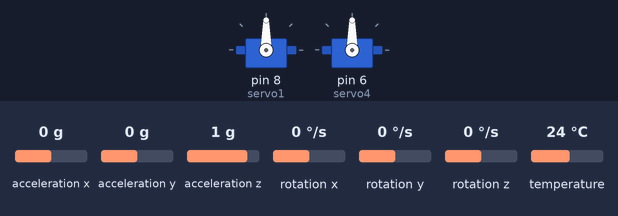
This sketch was run on a simulated Arduino Uno, built with avr-gcc and run on an emulated ATmega328P. Shown: 2 × servo. The inputs (shaded band) are chosen by the test bench; at power-on: acceleration x 0 g, acceleration y 0 g, acceleration z 1 g, rotation x 0 °/s, rotation y 0 °/s, rotation z 0 °/s, temperature 24 °C. What the sketch prints to the serial monitor is not drawn.

Above: at 1.3 s.
1.4 s: acceleration x set to -0.8 g
At 2.4 s:
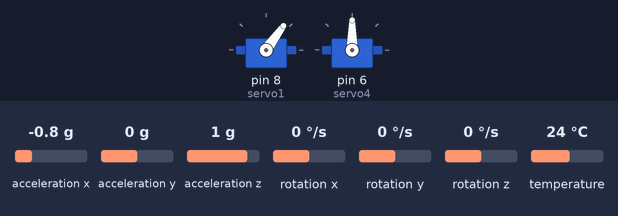
2.9 s: acceleration x set to 0.8 g
At 3.5 s:
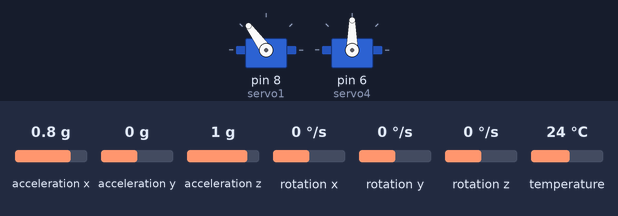
Timing chart, 0 to 5.9 s (numbered marks = the images above; inputs shaded):
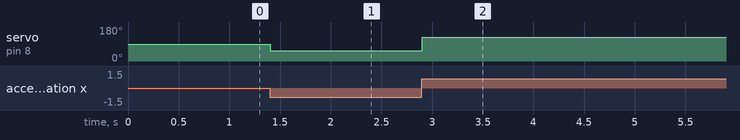

Measured:
- after the input at 1.4 s, servo on pin 8 (servo1): 90° → 54° at once
- after the input at 2.9 s, servo on pin 8 (servo1): 54° → 126° at once

The sketch:

Servo_4X_test22.ino
```cpp
#include <Adafruit_MPU6050.h>
#include <Adafruit_Sensor.h>
#include <Wire.h>
#include <Servo.h>

Adafruit_MPU6050 mpu;
int x = 0;
int y = 0;
int z = 0;

Servo servo1;
Servo servo2;
Servo servo3;
Servo servo4;

int value  = 0;

void setup(void) {
  Serial.begin(115200);

  // 尝试初始化
  if (!mpu.begin()) {
    Serial.println("Failed to find MPU6050 chip");
    while (1) {
      delay(10);
    }
  }
  Serial.println("MPU6050 Found!");

  // 将加速度计范围设置为 +-8G
  mpu.setAccelerometerRange(MPU6050_RANGE_8_G);

  // 将陀螺仪范围设置为 +- 500 度/秒
  mpu.setGyroRange(MPU6050_RANGE_500_DEG);

  // 将滤波器带宽设置为 21 Hz
  mpu.setFilterBandwidth(MPU6050_BAND_21_HZ);

  delay(100);
  servo1.attach(8);
  //servo2.attach(6);
  //servo3.attach(5);
  servo4.attach(6);

  servo1.write(90);
  servo2.write(0);
  servo3.write(0);
  servo4.write(90);
}

void loop() {
  /* 使用读数获取新的传感器事件 */
  sensors_event_t a, g, temp;
  mpu.getEvent(&a, &g, &temp);

////acceleration就是加速度的意思///
  x = a.acceleration.x;
  y = a.acceleration.y;
  z = a.acceleration.z;

  Serial.print(x);Serial.print(" ");
  Serial.println(y);Serial.print(" ");
  Serial.println(z);Serial.print("\n");

if (x < 10 && x > 0 && y < 4 && y > -4){
  Serial.println("up");
   value = map(x,  0, 10, 0, 180);
   servo1.write(value);
   Serial.print(value);
  }
else if (x > -10 && x < 0 && y < 4 && y > -4){   //2
  Serial.println("down");
  value = map(x,  -10, 0, 180, 0);
  servo1.write(180-value);
  Serial.print(value);
  }

if (y < 10 && y > 0 && x < 4 && x > -4){      //3
  Serial.println("Right");
  value = map(y,  0, 10, 0, 180);
  servo4.write(180-value);
  Serial.print(value);
  }
else if (y > -10 && y < 0  && x < 4 && x > -4){
  Serial.println("left");
  value = map(y,  -10, 0, 180, 0);
  servo4.write(value);
  Serial.print(value);
  }
}
```
